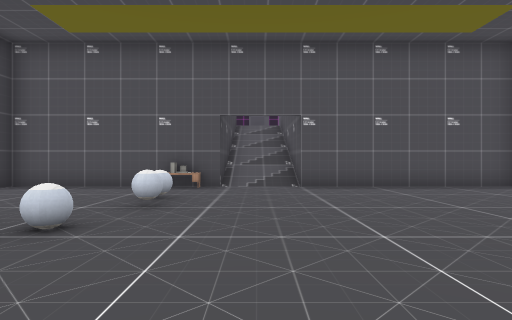
[1] (above)

12 first-person views from a walk through a level from a Godot 3-D game. The camera is 1.5 m above the floor, looks level and sees 75° across. The floor is counted in squares, 2 m on a side. Each view is taken from the middle of a square. On the plan, view 1 faces up. The plan holds only what a view shows up to about 11 squares ahead; the rest is blank. The place goes on beyond the plan. Characters and animated objects are left out. Some surface patterns are stand-ins.

[2]
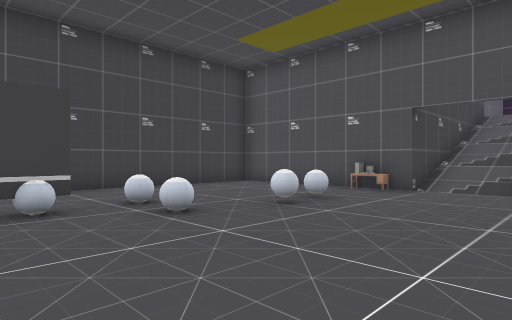

[3]
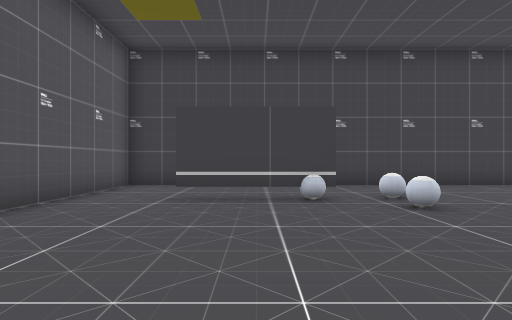

[4]
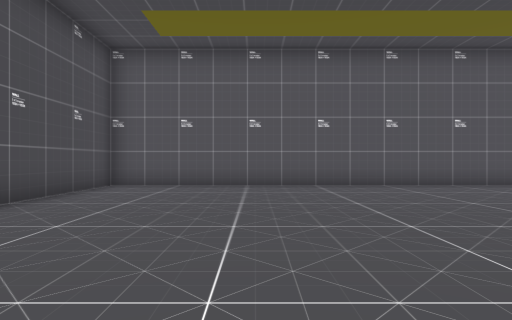

[5]
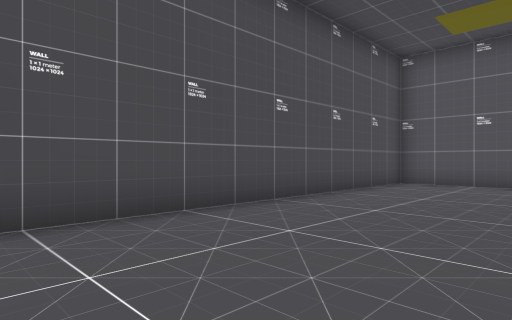

[6]
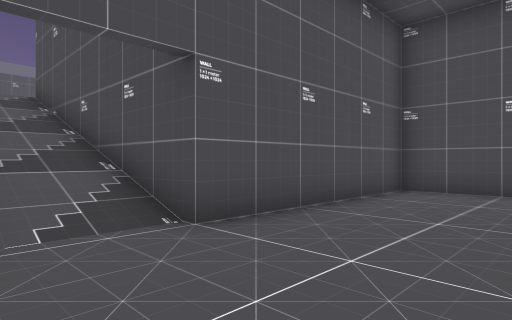

[7]
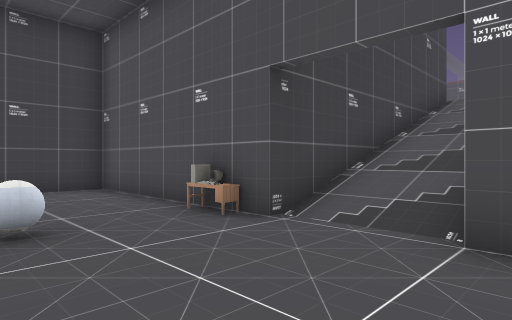

[8]
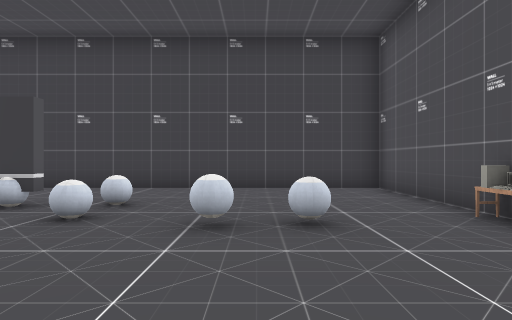

[9]
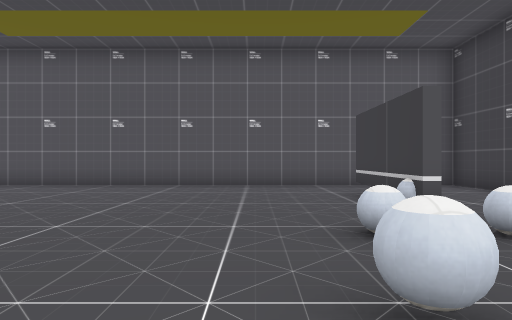

[10]
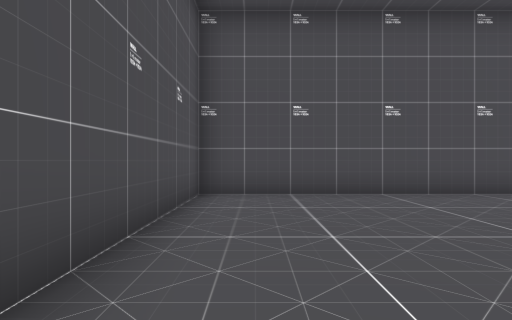

[11]
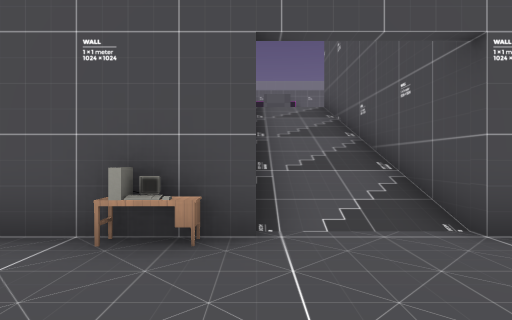

[12]
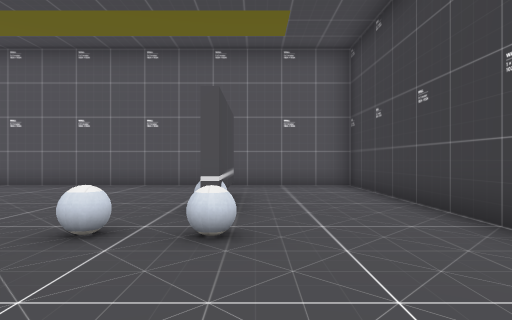

### Floor plan
Key: @ floor where view 1 was taken; # wall or solid block; . floor; / step, stairs or slope; = window, fence, low wall or low ledge; E desk; K keyboard; T thing the floor can be seen under or through.
Columns run from 7 left of view 1 to 8 right of it. Each row starts with its distance up from view 1.
 17       #//#
 16       #//#
 15       #//#
 14       #//#
 13       #//#
 12       #//#
 11       #//#
 10 #######//#######
  9 #....EK........#
  8 #..............#
  7 #....=.........#
  6 #..............#
  5 #....=.........#
  4 #..=.=.........#
  3 #..............#
  2 #...T..........#
  1 #...T..........#
  0 #...T..@.......#
 -1 #..............#
 -2 #..............#
 -3 ################

Positions as (right, up) in squares from view 1, and headings:
1: (0, 0), facing up
2: (2, 1), facing up-left
3: (3, 1), facing left
4: (3, 7), facing down
5: (3, 8), facing down-right
6: (-1, 6), facing up-right
7: (2, 6), facing up-left
8: (2, 6), facing left
9: (-1, 7), facing down
10: (0, 8), facing right
11: (-1, 6), facing up
12: (-4, 7), facing down
